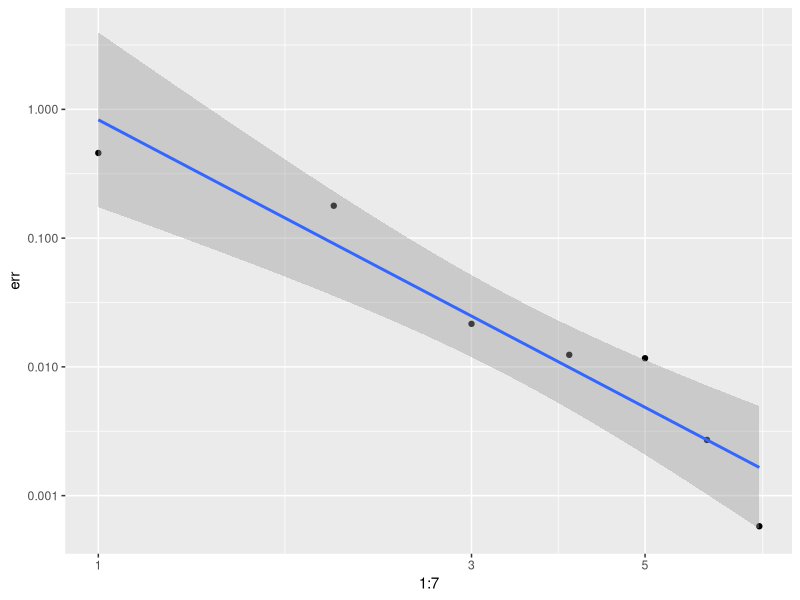

The R source for this figure:
library(tidyverse)

err <- c()

for (i in 1:7) {
  N <- 10 ** i
  x <- runif(N)
  y <- runif(N)
  res <- mean(x ** 2 + y ** 2 < 1) * 4
  print(res)
  err <- c(err, abs(pi - res))
}

graph <- ggplot() +
  geom_point(aes(1:7, err)) + 
  geom_smooth(aes(1:7, err),method = 'lm') +
  scale_x_log10() + 
  scale_y_log10()




